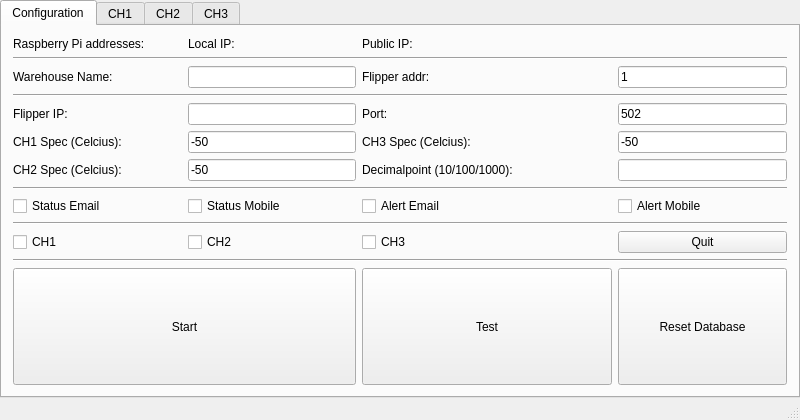
<?xml version="1.0" encoding="UTF-8"?>
<ui version="4.0">
 <class>MainWindow</class>
 <widget class="QMainWindow" name="MainWindow">
  <property name="geometry">
   <rect>
    <x>0</x>
    <y>0</y>
    <width>800</width>
    <height>420</height>
   </rect>
  </property>
  <property name="sizePolicy">
   <sizepolicy hsizetype="Preferred" vsizetype="Preferred">
    <horstretch>0</horstretch>
    <verstretch>0</verstretch>
   </sizepolicy>
  </property>
  <property name="minimumSize">
   <size>
    <width>800</width>
    <height>400</height>
   </size>
  </property>
  <property name="windowTitle">
   <string>MainWindow</string>
  </property>
  <widget class="QWidget" name="centralWidget">
   <property name="maximumSize">
    <size>
     <width>16777215</width>
     <height>16777215</height>
    </size>
   </property>
   <layout class="QGridLayout" name="gridLayout">
    <property name="leftMargin">
     <number>0</number>
    </property>
    <property name="topMargin">
     <number>0</number>
    </property>
    <property name="rightMargin">
     <number>0</number>
    </property>
    <property name="bottomMargin">
     <number>0</number>
    </property>
    <item row="0" column="0">
     <widget class="QTabWidget" name="tabWidget">
      <property name="minimumSize">
       <size>
        <width>0</width>
        <height>0</height>
       </size>
      </property>
      <property name="maximumSize">
       <size>
        <width>16777215</width>
        <height>16777215</height>
       </size>
      </property>
      <property name="currentIndex">
       <number>0</number>
      </property>
      <widget class="QWidget" name="ConfigTab">
       <property name="sizePolicy">
        <sizepolicy hsizetype="Maximum" vsizetype="Maximum">
         <horstretch>0</horstretch>
         <verstretch>0</verstretch>
        </sizepolicy>
       </property>
       <property name="maximumSize">
        <size>
         <width>16777215</width>
         <height>16777215</height>
        </size>
       </property>
       <attribute name="title">
        <string>Configuration</string>
       </attribute>
       <layout class="QGridLayout" name="gridLayout_2" columnstretch="1,1,1,1">
        <property name="sizeConstraint">
         <enum>QLayout::SetMinimumSize</enum>
        </property>
        <item row="10" column="2">
         <widget class="QLabel" name="label_19">
          <property name="text">
           <string>CH3 Spec (Celcius):</string>
          </property>
         </widget>
        </item>
        <item row="17" column="2">
         <widget class="QCheckBox" name="checkBoxCH3">
          <property name="text">
           <string>CH3</string>
          </property>
         </widget>
        </item>
        <item row="10" column="3">
         <widget class="QLineEdit" name="lineEditCH3Spec">
          <property name="text">
           <string>-50</string>
          </property>
         </widget>
        </item>
        <item row="15" column="2">
         <widget class="QCheckBox" name="checkBoxAlarmEmail">
          <property name="text">
           <string>Alert Email</string>
          </property>
         </widget>
        </item>
        <item row="17" column="1">
         <widget class="QCheckBox" name="checkBoxCH2">
          <property name="enabled">
           <bool>true</bool>
          </property>
          <property name="text">
           <string>CH2</string>
          </property>
          <property name="checkable">
           <bool>true</bool>
          </property>
         </widget>
        </item>
        <item row="5" column="2">
         <widget class="QLabel" name="label_3">
          <property name="text">
           <string>Flipper addr:</string>
          </property>
         </widget>
        </item>
        <item row="29" column="0" colspan="2">
         <widget class="QPushButton" name="pushButtonStart">
          <property name="sizePolicy">
           <sizepolicy hsizetype="Expanding" vsizetype="Expanding">
            <horstretch>0</horstretch>
            <verstretch>0</verstretch>
           </sizepolicy>
          </property>
          <property name="minimumSize">
           <size>
            <width>250</width>
            <height>40</height>
           </size>
          </property>
          <property name="maximumSize">
           <size>
            <width>16777215</width>
            <height>300</height>
           </size>
          </property>
          <property name="text">
           <string>Start</string>
          </property>
         </widget>
        </item>
        <item row="7" column="0">
         <widget class="QLabel" name="label">
          <property name="text">
           <string>Flipper IP:</string>
          </property>
         </widget>
        </item>
        <item row="10" column="0">
         <widget class="QLabel" name="label_17">
          <property name="text">
           <string>CH1 Spec (Celcius):</string>
          </property>
         </widget>
        </item>
        <item row="15" column="1">
         <widget class="QCheckBox" name="checkBoxStatusMobile">
          <property name="text">
           <string>Status Mobile</string>
          </property>
         </widget>
        </item>
        <item row="11" column="0">
         <widget class="QLabel" name="label_18">
          <property name="text">
           <string>CH2 Spec (Celcius):</string>
          </property>
         </widget>
        </item>
        <item row="5" column="0">
         <widget class="QLabel" name="label_4">
          <property name="text">
           <string>Warehouse Name:</string>
          </property>
         </widget>
        </item>
        <item row="15" column="0">
         <widget class="QCheckBox" name="checkBoxStatusEmail">
          <property name="text">
           <string>Status Email</string>
          </property>
         </widget>
        </item>
        <item row="5" column="1">
         <widget class="QLineEdit" name="lineEditWarehouseName"/>
        </item>
        <item row="17" column="0">
         <widget class="QCheckBox" name="checkBoxCH1">
          <property name="text">
           <string>CH1</string>
          </property>
         </widget>
        </item>
        <item row="7" column="3">
         <widget class="QLineEdit" name="lineEditFlipperPort">
          <property name="text">
           <string>502</string>
          </property>
         </widget>
        </item>
        <item row="7" column="1">
         <widget class="QLineEdit" name="lineEditFlipperIP"/>
        </item>
        <item row="11" column="1">
         <widget class="QLineEdit" name="lineEditCH2Spec">
          <property name="text">
           <string>-50</string>
          </property>
         </widget>
        </item>
        <item row="7" column="2">
         <widget class="QLabel" name="label_2">
          <property name="layoutDirection">
           <enum>Qt::LeftToRight</enum>
          </property>
          <property name="text">
           <string>Port:</string>
          </property>
          <property name="alignment">
           <set>Qt::AlignLeading|Qt::AlignLeft|Qt::AlignVCenter</set>
          </property>
         </widget>
        </item>
        <item row="5" column="3">
         <widget class="QLineEdit" name="lineEditFlipperAddr">
          <property name="text">
           <string>1</string>
          </property>
         </widget>
        </item>
        <item row="15" column="3">
         <widget class="QCheckBox" name="checkBoxAlarmMobile">
          <property name="text">
           <string>Alert Mobile</string>
          </property>
         </widget>
        </item>
        <item row="10" column="1">
         <widget class="QLineEdit" name="lineEditCH1Spec">
          <property name="text">
           <string>-50</string>
          </property>
          <property name="maxLength">
           <number>5</number>
          </property>
         </widget>
        </item>
        <item row="2" column="1">
         <widget class="QLabel" name="labelLocalIP">
          <property name="text">
           <string>Local IP:</string>
          </property>
         </widget>
        </item>
        <item row="2" column="0">
         <widget class="QLabel" name="label_5">
          <property name="text">
           <string>Raspberry Pi addresses:</string>
          </property>
         </widget>
        </item>
        <item row="4" column="0" colspan="4">
         <widget class="Line" name="line_10">
          <property name="orientation">
           <enum>Qt::Horizontal</enum>
          </property>
         </widget>
        </item>
        <item row="6" column="0" colspan="4">
         <widget class="Line" name="line_8">
          <property name="orientation">
           <enum>Qt::Horizontal</enum>
          </property>
         </widget>
        </item>
        <item row="14" column="0" colspan="4">
         <widget class="Line" name="line">
          <property name="orientation">
           <enum>Qt::Horizontal</enum>
          </property>
         </widget>
        </item>
        <item row="16" column="0" colspan="4">
         <widget class="Line" name="line_3">
          <property name="orientation">
           <enum>Qt::Horizontal</enum>
          </property>
         </widget>
        </item>
        <item row="19" column="0" colspan="4">
         <widget class="Line" name="line_5">
          <property name="orientation">
           <enum>Qt::Horizontal</enum>
          </property>
         </widget>
        </item>
        <item row="29" column="2">
         <widget class="QPushButton" name="pushButton">
          <property name="sizePolicy">
           <sizepolicy hsizetype="Preferred" vsizetype="Preferred">
            <horstretch>0</horstretch>
            <verstretch>0</verstretch>
           </sizepolicy>
          </property>
          <property name="minimumSize">
           <size>
            <width>250</width>
            <height>40</height>
           </size>
          </property>
          <property name="maximumSize">
           <size>
            <width>16777215</width>
            <height>300</height>
           </size>
          </property>
          <property name="text">
           <string>Test</string>
          </property>
         </widget>
        </item>
        <item row="29" column="3">
         <widget class="QPushButton" name="buttonResetDatabase">
          <property name="sizePolicy">
           <sizepolicy hsizetype="Preferred" vsizetype="Preferred">
            <horstretch>0</horstretch>
            <verstretch>0</verstretch>
           </sizepolicy>
          </property>
          <property name="text">
           <string>Reset Database</string>
          </property>
         </widget>
        </item>
        <item row="2" column="2" colspan="2">
         <widget class="QLabel" name="labelPublicIP">
          <property name="maximumSize">
           <size>
            <width>410</width>
            <height>16</height>
           </size>
          </property>
          <property name="text">
           <string>Public IP:</string>
          </property>
          <property name="wordWrap">
           <bool>true</bool>
          </property>
         </widget>
        </item>
        <item row="11" column="2">
         <widget class="QLabel" name="label_6">
          <property name="text">
           <string>Decimalpoint (10/100/1000): </string>
          </property>
         </widget>
        </item>
        <item row="11" column="3">
         <widget class="QLineEdit" name="lineEditDecimalpoint"/>
        </item>
        <item row="17" column="3">
         <widget class="QPushButton" name="pushButton_2">
          <property name="text">
           <string>Quit</string>
          </property>
         </widget>
        </item>
       </layout>
      </widget>
      <widget class="QWidget" name="CH1">
       <attribute name="title">
        <string>CH1</string>
       </attribute>
       <layout class="QHBoxLayout" name="horizontalLayout_4">
        <item>
         <widget class="QCustomPlot" name="GraphCH1" native="true"/>
        </item>
       </layout>
      </widget>
      <widget class="QWidget" name="CH2">
       <attribute name="title">
        <string>CH2</string>
       </attribute>
      </widget>
      <widget class="QWidget" name="CH3">
       <attribute name="title">
        <string>CH3</string>
       </attribute>
      </widget>
     </widget>
    </item>
   </layout>
  </widget>
  <widget class="QStatusBar" name="statusBar"/>
 </widget>
 <layoutdefault spacing="6" margin="11"/>
 <customwidgets>
  <customwidget>
   <class>QCustomPlot</class>
   <extends>QWidget</extends>
   <header>qcustomplot.h</header>
   <container>1</container>
  </customwidget>
 </customwidgets>
 <resources/>
 <connections/>
</ui>
